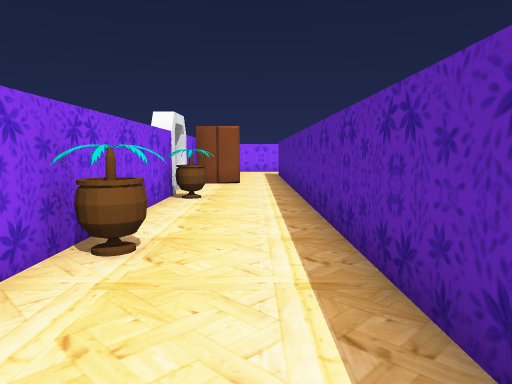
[1] (above)

21 first-person views from a walk through a Unity game level. The camera is 1.53 m above the floor, tilts 6° down and sees 70° across. The floor is counted in squares, 1.44 m on a side. Each view is taken from the middle of a square. On the plan, view 1 faces up. The plan holds only what a view shows up to about 13 squares ahead; the rest is blank. The player character is not drawn. Some animated figures are not drawn.

[2]
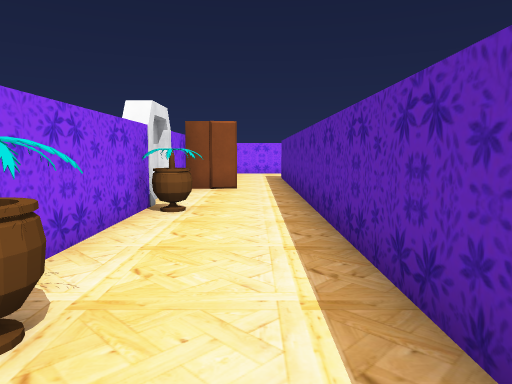

[3]
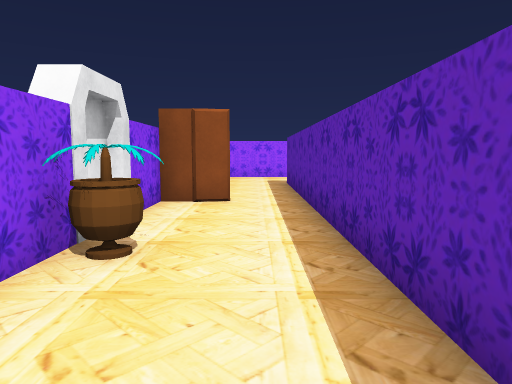

[4]
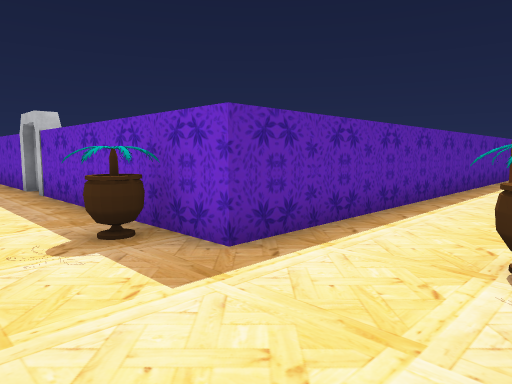

[5]
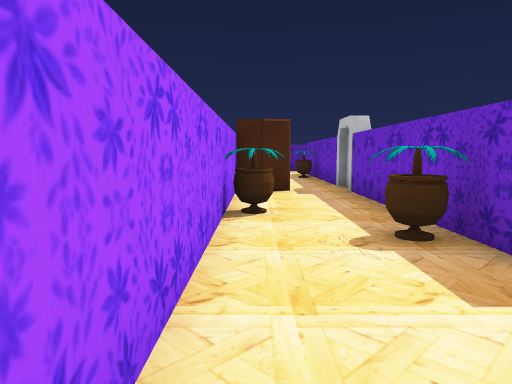

[6]
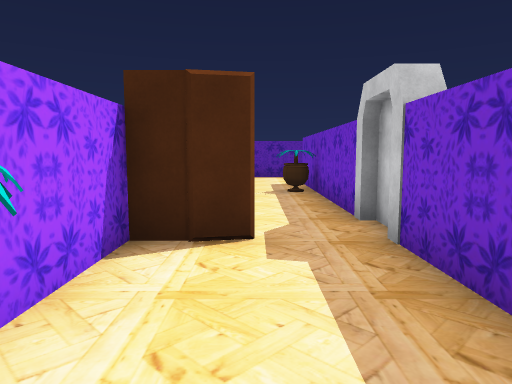

[7]
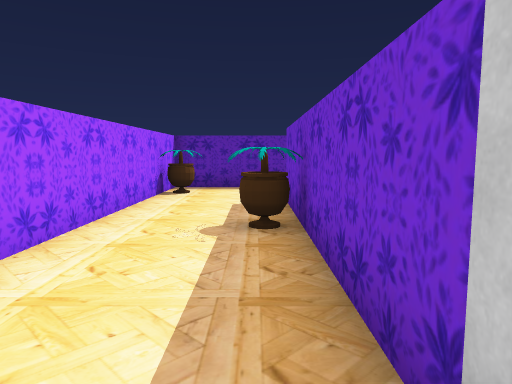

[8]
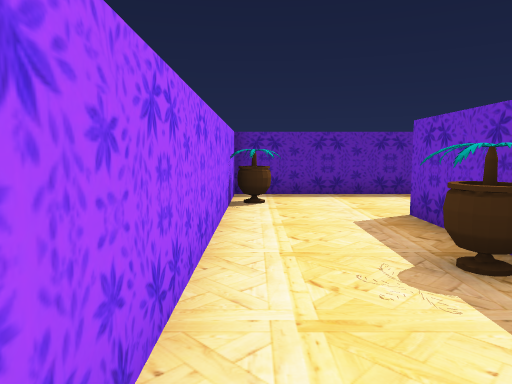

[9]
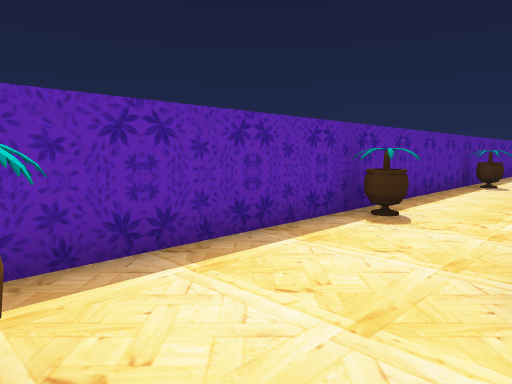

[10]
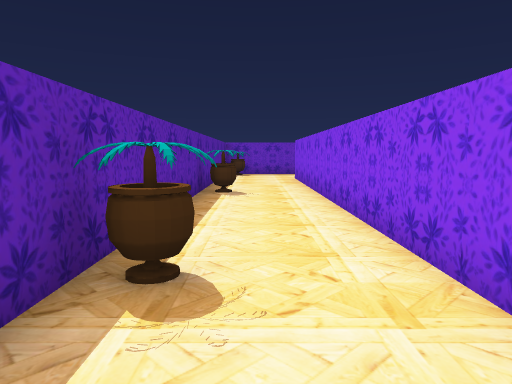

[11]
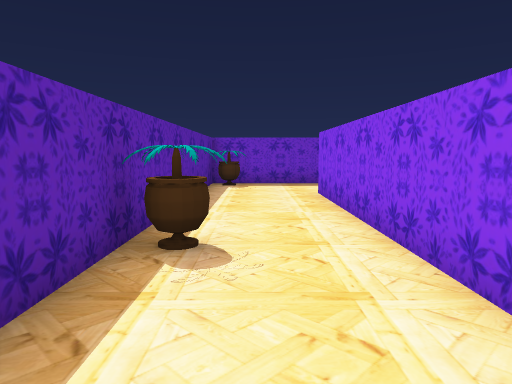

[12]
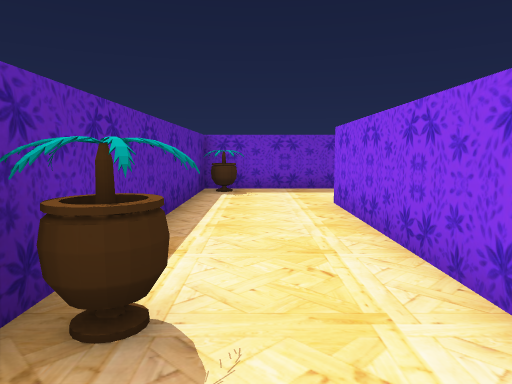

[13]
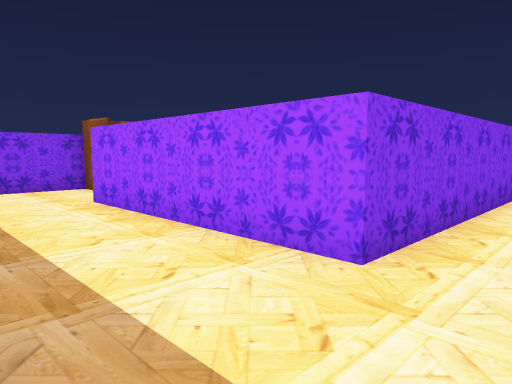

[14]
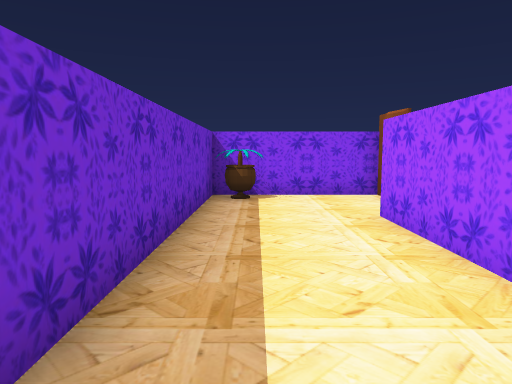

[15]
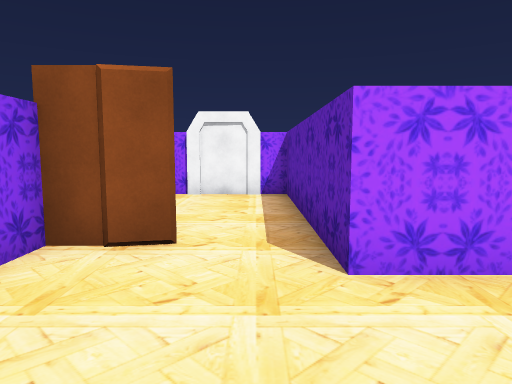

[16]
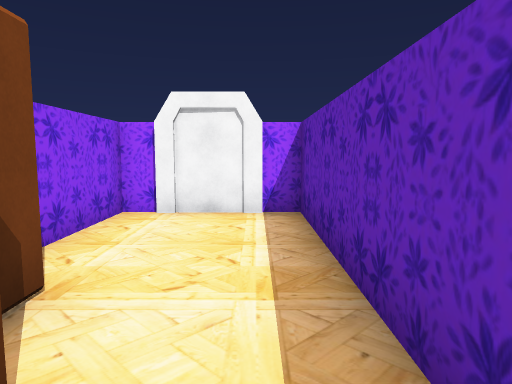

[17]
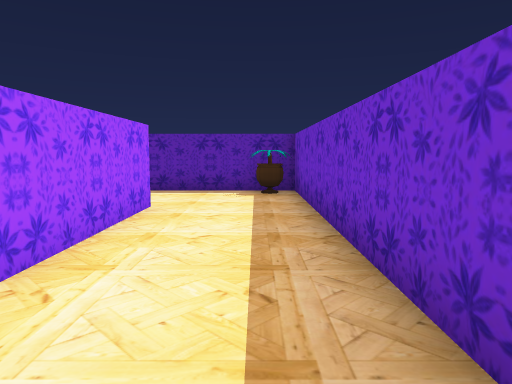

[18]
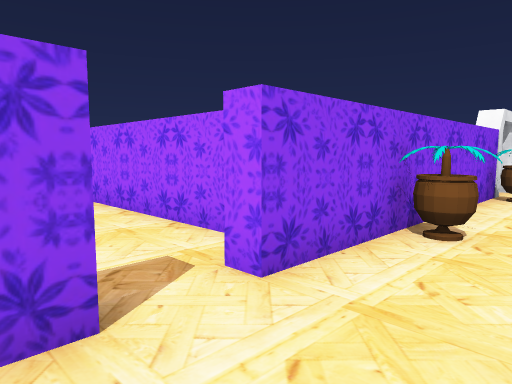

[19]
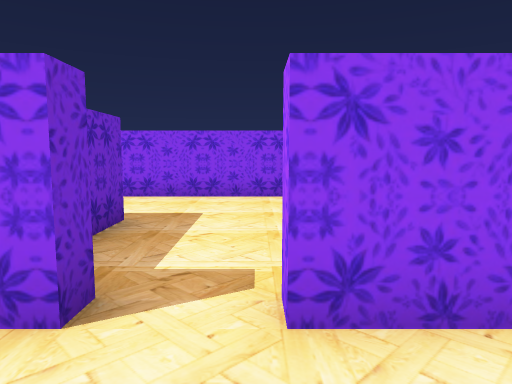

[20]
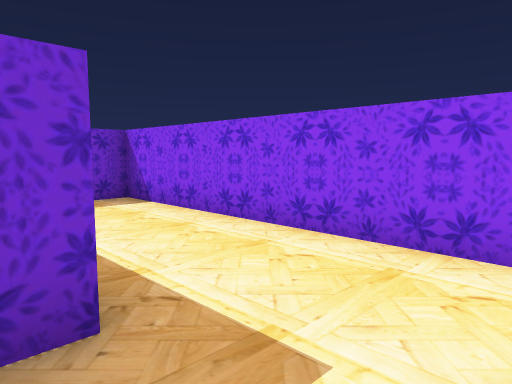

[21]
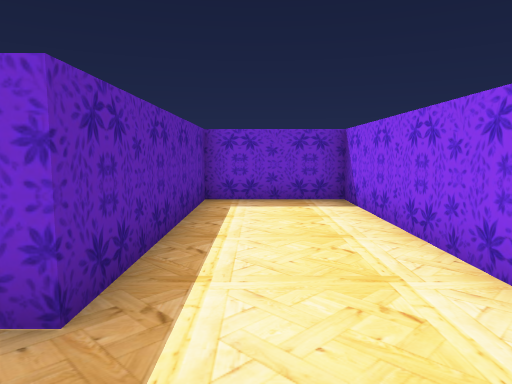

### Floor plan
Points are (right, up) in squares from view 1. A wall is a line through its corners. A room is listed if a view was taken in it or the views show most of it. See-through windows are left out.
Room 1 (views 1, 2, 3, 4, 5, 6, 7, 8, 9, 10, 11, 12, 13, 14, 15, 16, 17, 18, 19)
walls: (9.5, 8.6) (8.5, 8.6); (7.6, 3.2) (7.6, -1.1) (20.6, -1.1) (20.6, 21.6) (11.8, 21.6); (9.2, 18.1) (9.8, 18.1); (9.8, 18.3) (17.4, 18.3); (-2.1, 8.2) (-2.1, 1.2) (-2.6, 1.2); (1.1, 1.5) (1.1, 18.3) (8.6, 18.3); (-2.1, 13.1) (-2.1, 10.1); (17.3, 15.8) (17.3, 2.1) (10.8, 2.1) (10.8, 5.4); (8.5, 21.6) (-1.2, 21.6); (-2.6, -0.2) (-2.1, -0.2) (-2.1, -0.8)
ways out: opening at (-2, 0.5) to room 2
objects: other object (-2, 4) to (-1, 4); other object (-2, 9) to (-1, 9); other object (-2, 17) to (-1, 17); box (-1, 13) to (-1, 14); other object (2, 19) to (3, 19); other object (4, 21) to (5, 21); other object (7, 6) to (8, 9); other object (8, 0); box (8, 3) to (9, 4); box (9, 21) to (10, 21); other object (10, 6) to (11, 9); other object (14, 19); other object (19, 21); other object (20, 0); other object (20, 8); other object (20, 15)
Room 2 (views 20, 21)
walls: (-5.8, -4.4) (-5.8, -1.1) (-4.6, -1.1); (-3.6, 2.1) (-8.2, 2.1); (-9.1, 1.8) (-9.1, -4.4)
ways out: opening at (-2, 0.5) to room 1

Where each view was taken, in squares from view 1:
view 1: 0 up, 0 right, facing up
view 2: 2 up, 0 right, facing up
view 3: 5 up, 0 right, facing up
view 4: 21 up, 2 left, facing down-right
view 5: 21 up, 2 left, facing right
view 6: 20 up, 4 right, facing right
view 7: 19 up, 9 right, facing right
view 8: 21 up, 11 right, facing right
view 9: 21 up, 17 right, facing down-right
view 10: 18 up, 19 right, facing down
view 11: 12 up, 19 right, facing down
view 12: 10 up, 19 right, facing down
view 13: 1 down, 19 right, facing up-left
view 14: 0 up, 17 right, facing left
view 15: 1 down, 10 right, facing up
view 16: 2 up, 10 right, facing up
view 17: 0 up, 10 right, facing right
view 18: 1 down, 0 right, facing up-left
view 19: 1 up, 0 right, facing left
view 20: 1 up, 5 left, facing down-left
view 21: 1 up, 7 left, facing down
